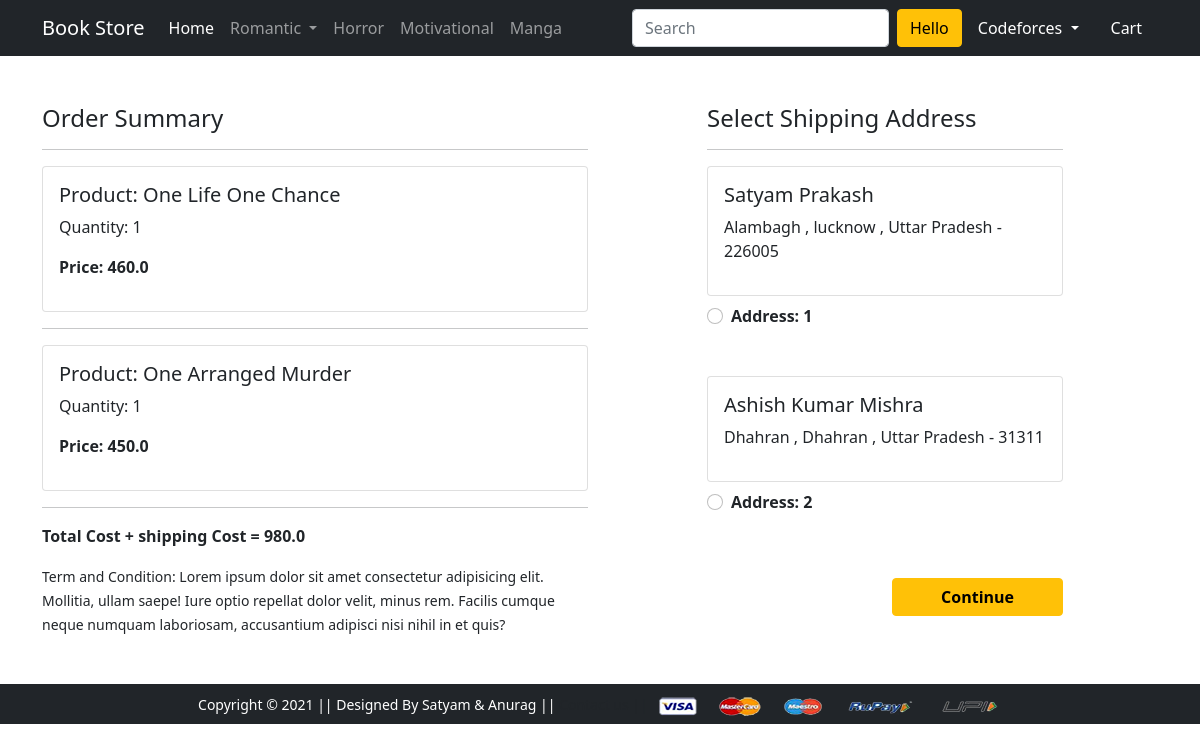
/checkout/ (signed in), run on an earlier commit of the app's database.
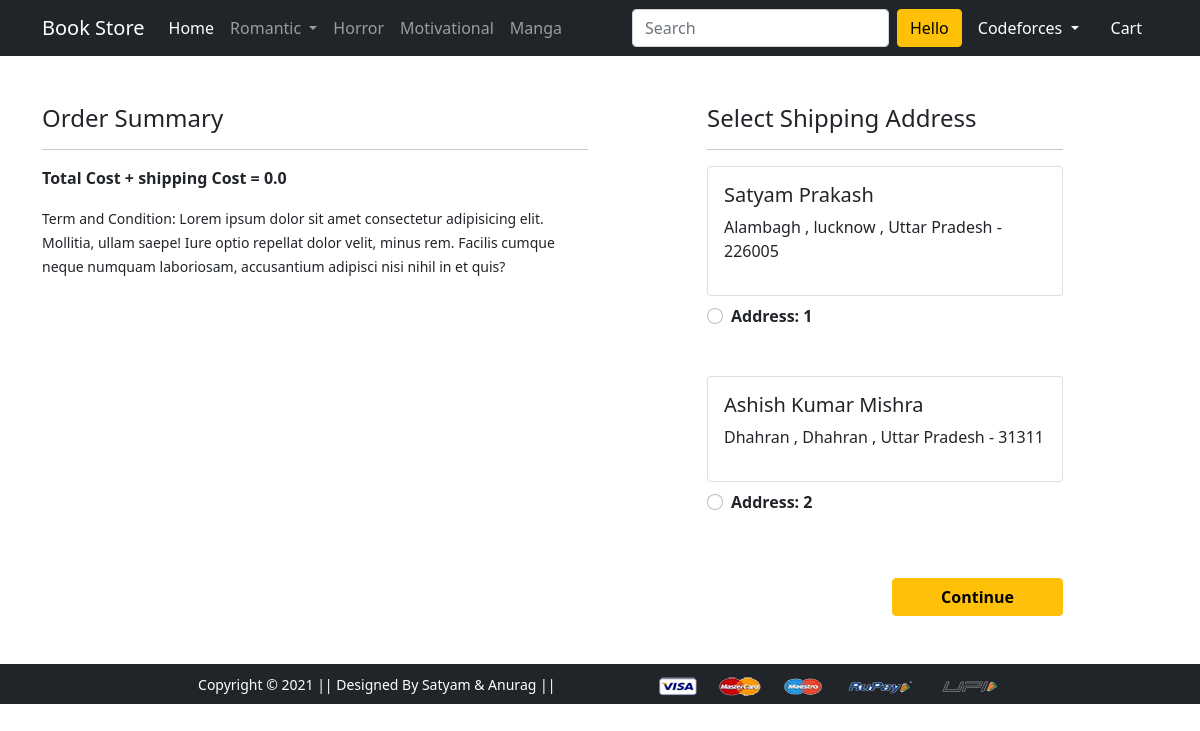
And on a later commit of the database.
### app/models.py (models this page shows, shortened)
class Cart(models.Model):
    user = models.ForeignKey(User, on_delete = models.CASCADE)
    product = models.ForeignKey(Product,on_delete = models.CASCADE)
    quantity = models.PositiveIntegerField(default = 1)
    @property
    def total_cost(self):
        return self.quantity * self.product.discounted_price

class Product(models.Model):
    title = models.CharField(max_length = 200)
    selling_price = models.FloatField()
    discounted_price = models.FloatField()
    description = models.TextField()
    brand = models.CharField(max_length = 200)
    category = models.CharField(choices = CATEGORY_CHOICES,max_length = 2)
    product_image = models.ImageField(upload_to ='productimg')

class Customer (models.Model):
    user = models.ForeignKey(User, on_delete=models.CASCADE)
    name = models.CharField(max_length = 200)
    locality = models.CharField(max_length = 200)
    city = models.CharField(max_length = 50)
    zipcode = models.IntegerField()
    state = models.CharField(choices = STATE_CHOICES,max_length = 50)

### app/views.py (the view)
# urls.py: path('checkout/', views.checkout, name='checkout'),
@login_required(login_url='/login/')
def checkout(request):
    user = request.user
    add = Customer.objects.filter(user=user)
    cart_items = Cart.objects.filter(user=user)
    amount=0.0
    totalamount=0.0
    cart_product =[p for p in Cart.objects.all() if p.user ==request.user]
    if cart_product:
        for p in cart_product:
            tempamount = (p.quantity * p.product.discounted_price)
            amount += tempamount
        totalamount=amount+70
    return render(request, 'app/checkout.html',{'add':add,'totalamount':totalamount,'cart_items':cart_items})

### app/templates/app/checkout.html (shortened to what this page needs)
{% extends 'app/base.html' %}
{% load static %}
{% block main-content %}
<div class="container">
 <div class="row mt-5">
  <div class="col-sm-6">
    <h4>Order Summary</h4>
    <hr>
    {% for item in cart_items %}
      <div class="card mb-2">
        <div class="card-body">
          <h5>Product: {{item.product.title}}</h5>
          <p>Quantity: {{item.quantity}}</p>
          <p class="fw-bold">Price: {{item.total_cost}}</p>
        </div>
      </div>
      <hr>
    {% endfor %}
    <p class="fw-bold">Total Cost + shipping Cost = {{totalamount}}</p>
    <small>Term and Condition: Lorem ipsum dolor sit amet consectetur adipisicing elit. Mollitia, ullam saepe! Iure optio repellat dolor velit, minus rem. Facilis cumque neque numquam laboriosam, accusantium adipisci nisi nihil in et quis?</small>
  </div>
  <div class="col-sm-4 offset-sm-1">
    <h4>Select Shipping Address</h4>
    <hr>
    <form action="/paymentdone">
      {% for ad in add %}
      <div class="card">
        <div class="card-body">
        <h5>{{ad.name}}</h5>
        <p>{{ad.locality}} , {{ad.city}} , {{ad.state}} - {{ad.zipcode}}</p>
        </div>
      </div>
        <div class="form-check mt-2 mb-5">
          <input class="form-check-input" type="radio" name="custid" id="custadd{{forloop.counter}}" value="{{ad.id}}">
          <label class="form-check-label fw-bold" for="custadd{{forloop.counter}}">
            Address: {{forloop.counter}} </label>
        </div>
        {% endfor %}
        <div class="text-end">
          <button type="submit" class="btn btn-warning mt-3 px-5 fw-bold">Continue</button>
        </div>
      </form>
    </div>
  </div>
</div>
{% endblock main-content %}

What changed in the data, as far as the page shows it:
removed Cart: product "One Life One Chance", quantity "1", total_cost "460.0"
removed Cart: product "One Arranged Murder", quantity "1", total_cost "450.0"
Also different on the page:
{{ totalamount }}: "980.0" → "0.0"
